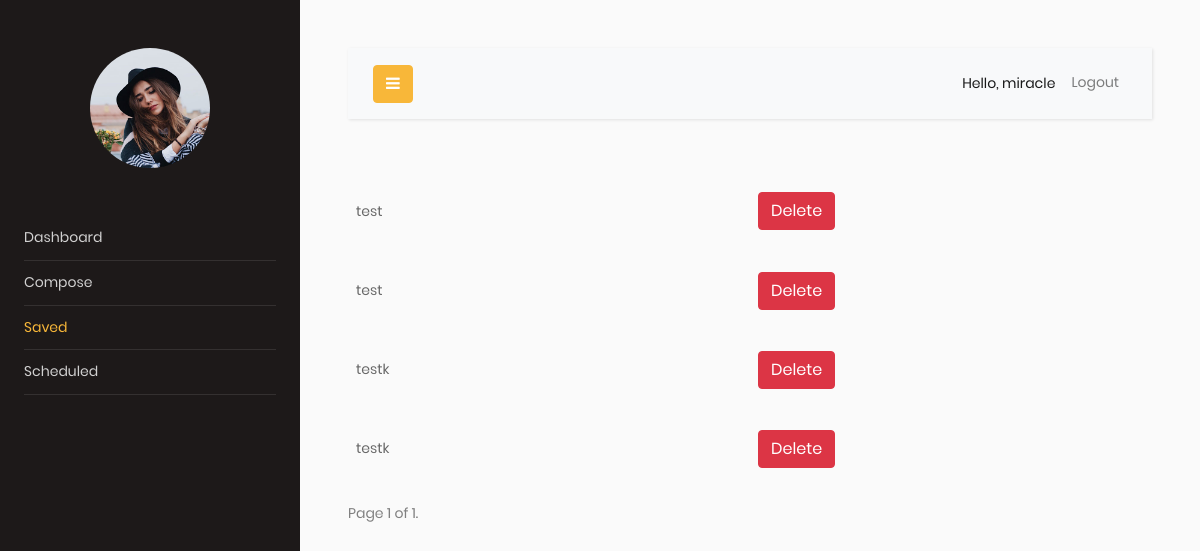
The page /saved/ (signed in) on the database its author committed.
### emailscheduler/models.py (models this page shows)
class Compose(models.Model):
    user = models.ForeignKey(User, on_delete=models.CASCADE, related_name="emaillist", null=True)
    To = models.EmailField()
    cc = models.EmailField(blank=True, null=True)
    bcc = models.EmailField(blank=True, null=True)
    subject = models.CharField(max_length=200, blank=True, null=True)
    body = RichTextField(blank=True, null=True)
    date_time = models.DateTimeField(blank=True, null=True)
    draft = models.BooleanField(default=True)
    def __str__(self):
        return self.subject

### emailscheduler/views.py (the view)
# urls.py: path("saved/", views.saved, name="saved"),
def saved(request):
    emaillist= Compose.objects.filter(draft=True, user=request.user)
    paginator = Paginator(emaillist,5)
    page_number = request.GET.get('page')
    page_obj = paginator.get_page(page_number)
    return render(request, 'saved.html',{"emaillist":emaillist,'page_obj': page_obj})

### templates/saved.html (shortened to what this page needs)
<!DOCTYPE html>
<html lang="en">
<head>
    {% extends 'base.html' %}
{% block content %}
{% for email in page_obj %}
    <table><td style="width: 50%">
<a href="{% url 'showsaved' email.id %}">
    {{ email }}
</a></td>
        <td><a class="btn btn-danger" href="{% url 'deletesaved' email.id %}" size="10">Delete</a></td><br/>
    </table>
{% endfor %}<br/>
    <div class="pagination">
    <span class="step-links">
        <span class="current">
            Page {{ page_obj.number }} of {{ page_obj.paginator.num_pages }}.
        </span>
    </span>
</div>
{% endblock content %}

### templates/base.html (shortened to what this page needs)
<!DOCTYPE html>
<html lang="en">
<head>
      {% load static %}
      {% load bootstrap5 %}
		<link rel="stylesheet" href="https://stackpath.bootstrapcdn.com/font-awesome/4.7.0/css/font-awesome.min.css">
      <link rel="stylesheet" href="{%  static 'spec/components/sidebar.scss' %}">
		<link rel="stylesheet" href="{%  static 'css/style.css' %}">
        <link rel="stylesheet" href="{% static 'css/main.css' %}">
</head>
<body>
		<div class="wrapper d-flex align-items-stretch">
			<nav id="sidebar">
				<div class="p-4 pt-5">
                    <a href="#" class="img logo rounded-circle mb-5" style="background-image: url({% static 'images/logo.jpg' %})"></a>
	        <ul class="list-unstyled components mb-5" id="menulist">
	          <li class="drop active" id="/">
                  <a href="{% url "home" %}">Dashboard</a>
	          </li>
	          <li class="drop" id="/compose/">
	              <a href="{% url "compose" %}">Compose</a>
	          </li>
	          <li class="drop" id="/saved/">
              <a href="{% url "saved" %}">Saved</a>
	          </li>
	          <li class="drop" id="/scheduled/">
              <a href="{% url 'scheduled' %}">Scheduled</a>
	          </li>
	        </ul>
                </div>
            </nav>
        <div id="content" class="p-4 p-md-5">
        <nav class="navbar navbar-expand-lg navbar-light bg-light">
          <div class="container-fluid">
            <button type="button" id="sidebarCollapse" class="btn btn-primary">
              <i class="fa fa-bars"></i>
            </button>
            <div class="collapse navbar-collapse" id="navbarSupportedContent">
              <ul class="nav navbar-nav ml-auto">
                <li class="nav-item active">
                    <span class="nav-link">Hello, {{ request.user }}</span>
                </li>
                <li class="nav-item">
                    <a class="nav-link" href="{% url 'signout' %}"> Logout</a>
                </li>
              </ul>
            </div>
          </div>
        </nav>
            {% block content %}{% endblock %}
            </div>
        </div>
  </body>
</html>

### static/css/main.css (style rules this page uses)
* { margin: 0px; padding: 0px; box-sizing: border-box; }
body, html { height: 100%; font-family: Poppins-Regular, sans-serif; }
a { font-family: Poppins-Regular; font-size: 14px; line-height: 1.7; color: #666666; margin: 0px; transition: all 0.4s; -webkit-transition: all 0.4s; -o-transition: all 0.4s; -moz-transition: all 0.4s; }
ul, li { margin: 0px; list-style-type: none; }
button { outline: none !important; border: none; background: transparent; }

### templates/saved.html (style rules this page uses)
table { border-collapse: collapse; width: 100%; }
th, td { text-align: left; padding: 8px; }

### rows shown on the page
Compose: subject "test"
Compose: subject "test"
Compose: subject "testk"
Compose: subject "testk"

### other values the page prints
{{ request.user }} "miracle"
{{ page_obj.number }} "1"
{{ page_obj.paginator.num_pages }} "1"
